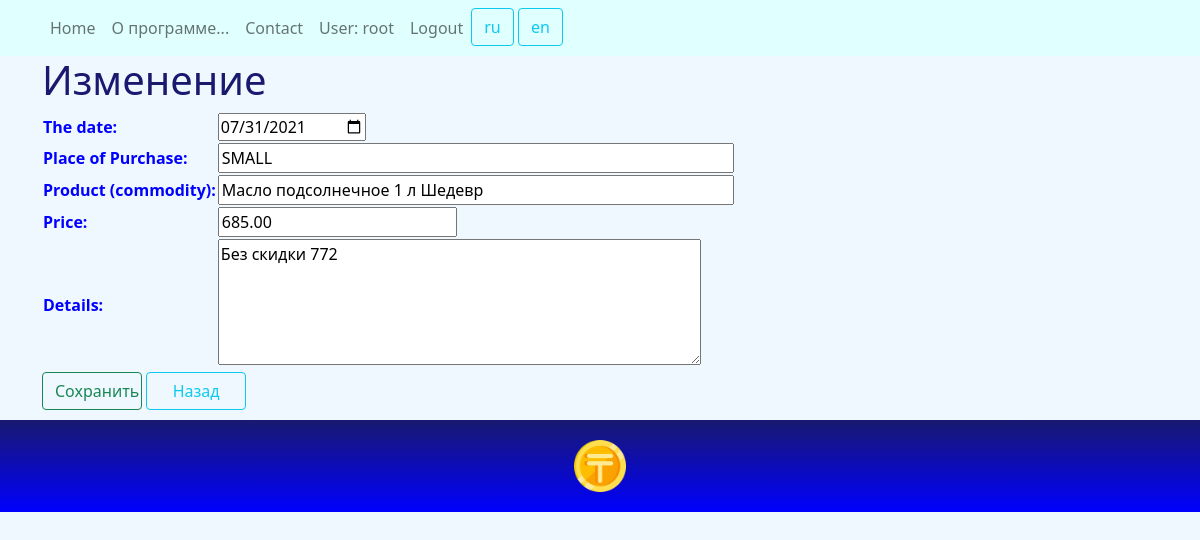
The app's page /edit/1/ (signed in) with its own data.
### bestprice/models.py (models this page shows)
class Prices(models.Model):
    datep = models.DateTimeField(_('The date'))
    store = models.CharField(_('Place of Purchase'), max_length=128)
    product = models.CharField(_('Product (commodity)'), max_length=256)
    cost = models.DecimalField(_('Price'), max_digits=6, decimal_places=2)
    details = models.TextField(_('Details'), blank=True, null=True)
    class Meta:
        db_table = 'prices'
        indexes = [
            models.Index(fields=['datep']),
            models.Index(fields=['store']),
            models.Index(fields=['product']),
        ]

### bestprice/views.py (the view)
# urls.py: path('edit/<int:id>/', views.edit, name='edit'),
@login_required
@group_required("Managers")
def edit(request, id):
    try:
        prices = Prices.objects.get(id=id)
        if request.method == "POST":
            prices.datep = request.POST.get("datep")
            prices.store = request.POST.get("store")
            prices.product = request.POST.get("product")
            prices.cost = request.POST.get("cost")
            prices.details = request.POST.get("details")
            pricesform = PricesForm(request.POST)
            if pricesform.is_valid():
                prices.save()
                return HttpResponseRedirect("/")
            else:
                return render(request, "edit.html", {"form": pricesform})
        else:
            pricesform = PricesForm(initial={'datep': prices.datep.strftime('%Y-%m-%d'), 'store': prices.store,'product': prices.product,'cost': prices.cost,'details': prices.details, })
            return render(request, "edit.html", {"form": pricesform})
    except Prices.DoesNotExist:
        return HttpResponseNotFound("<h2>Prices not found</h2>")
    except Exception as exception:
        print(exception)
        return HttpResponse(exception)

### bestprice/forms.py (shortened to what this page needs)
class PricesForm(forms.ModelForm):
    class Meta:
        model = Prices
        fields = ['datep', 'store', 'product', 'cost', 'details']
        widgets = {
            'datep': DateInput(attrs={"type":"date"}),
            'store': TextInput(attrs={"size":"50"}),
            'product': TextInput(attrs={"size":"50"}),
            'cost': TextInput(attrs={"type":"number"}),
            'details': Textarea(attrs={'cols': 50, 'rows': 5}),
        }

### bestprice/views.py (called while the page is built)
def group_required(*group_names):
    def in_groups(u):
        if u.is_authenticated:
            if bool(u.groups.filter(name__in=group_names)) | u.is_superuser:
                return True
        return False
    return user_passes_test(in_groups, login_url='403')

### templates/edit.html (shortened to what this page needs)
{% extends "base.html" %}
{% block header %}Изменение{% endblock header %}
{% block content %}
<form method="POST" enctype="multipart/form-data">
    <table>
        {{ form }}
    </table>
    <button type="submit" class="btn btn-outline-success" style="width:100px">Сохранить</button>
    <button  onclick="history.back();" class="btn btn-outline-info" style="width:100px">Назад</button>
</form>
{% endblock content %}

### templates/base.html (shortened to what this page needs)
<!DOCTYPE html>
{% load static %}
{% load i18n %}
<html>
<head>
	<link href="https://cdn.jsdelivr.net/npm/bootstrap@5.0.2/dist/css/bootstrap.min.css" rel="stylesheet">
	<link rel="stylesheet" href="{% static 'css/styles.css' %}" />
	<link rel="stylesheet" href="{% static 'css/choosen.css' %}" />
</head>
	<nav class="navbar navbar-expand-lg navbar-light justify-content-center">
		<div class="container">
			<div class="collapse navbar-collapse" id="navbarSupportedContent">
				<ul class="navbar-nav mr-auto">
					<li class="nav-item">
						<a class="nav-link" href="{% url 'index' %}">{% trans "Home" %}</a>
					</li>
					<li class="nav-item">
						<a class="nav-link" href="{% url 'about' %}">{% trans "About" %}</a>
					</li>
					<li class="nav-item">
						<a class="nav-link" href="{% url 'contact' %}">{% trans "Contact" %}</a>
					</li>
					{% if user.is_authenticated %}
						<li class="nav-item"><a class="nav-link" href="#">User: {{ user.get_username }}</a></li>
						<li class="nav-item">
							<a class="nav-link" href="{% url 'logout'%}?next={{request.path}}">Logout</a>
						</li>
					{% else %}
						<li class="nav-item">
							<a class="nav-link" href="{% url 'login'%}?next={{request.path}}">Login</a>
						</li>
					{% endif %}
					<li class="nav-item">
						<form action="{% url 'set_language' %}" method="post">
							{% get_current_language as LANGUAGE_CODE %}
							{% get_available_languages as LANGUAGES %}
							{% get_language_info_list for LANGUAGES as languages %}
							{% for language in languages %}
							<button type="submit" class="btn btn-outline-info" name="language" value="{{ language.code }}">
								{{ language.code }}
							</button>
							{% endfor %}
						</form>
					</li>
				</ul>
			</div>
		</div>
	</nav>
<body>
	<div class="container">
		<h1>{% block header %}{% endblock header %}</h1>
		{% block content%}{% endblock content %}
	</div>
</body>
<footer class="container-fluid text-center bg-lightgray">
	<div class="copyrights">
		<img src="{% static 'images/logo.png' %}" alt="logo" style="height:72px; width: 72px; padding: 10px;">
	</div>
</footer>
<link rel="stylesheet" href="https://cdn.datatables.net/1.11.2/css/jquery.dataTables.min.css">
</html>

### static/css/styles.css (style rules this page uses)
:root { --navbar-background-color: LightCyan; --main-background-color-light: AliceBlue; --main-background-color-dark: LightCyan; --main-text-color: Blue; --main-header-color: MidnightBlue; --main-text-attention-color: DarkRed; --footer-background-color-light: Blue; --footer-background-color-dark: MidnightBlue; --footer-text-color: White; --card-background-color-light: AliceBlue; --card-background-color-dark: LightCyan; --table-background-color-light: AliceBlue; --table-background-color-dark: LightCyan; --table-text-color: RoyalBlue; --star-size: 30px; --star-color: LemonChiffon; --star-background: Gold ; }
.navbar { background-color: var(--main-background-color-dark); color: var(--main-header-color); }
.navbar .navbar-nav, .navbar .navbar-nav .navbar-text { color: var(--main-header-color); }
.navbar ul { background-color: var(--main-background-color-dark); color: var(--main-header-color); }
.navbar li { background-color: var(--main-background-color-dark); color: var(--main-header-color); }
.navbar a { background-color: var(--main-background-color-dark); color: var(--main-header-color); }
body { background-color: var(--main-background-color-light); }
h1, h2, h3, h4, h5, h6 { color: var(--main-header-color); }
p, ul, li, label { color: var(--main-text-color); }
table { background-color: var(--main-background-color-light); color: var(--main-text-color); }
footer { background-image: linear-gradient(top, var(--footer-background-color-dark), var(--footer-background-color-light)); background-image: -o-linear-gradient(top, var(--footer-background-color-dark), var(--footer-background-color-light)); background-image: -moz-linear-gradient(top, var(--footer-background-color-dark), var(--footer-background-color-light)); background-image: -webkit-linear-gradient(top, var(--footer-background-color-dark), var(--footer-background-color-light)); margin-top: 10px; padding: 10px; }

### records on screen
Prices: datep "07/31/2021", store "SMALL", product "Масло подсолнечное 1 л Шедевр", cost "685.00", details "Без скидки 772"

### other values on screen
{{ user.get_username }} "root"
{{ language.code }} "ru" "en"
